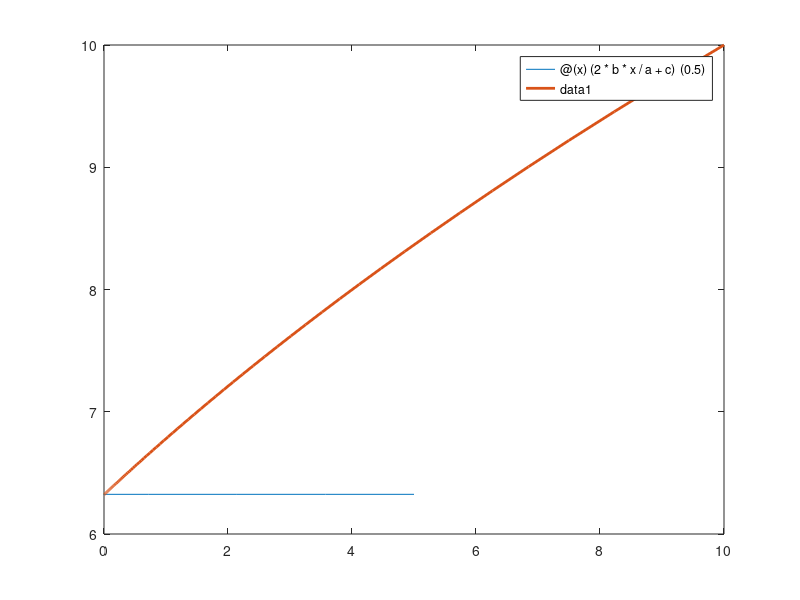

This chart was generated by the following MATLAB code:
close all;
clear;
a = 1;
b = 0;
c = 40;
d = 3;
e = 0;
fplot(@(x)(2*b*x/a+c)^(0.5));

%xlim([-2 10]);
%print('Graphof_Analytical_Solution','-dpng');
ode_RHS = @(t,y) [-a*y(1)*y(2)-b*y(1); -d*y(1) - e*y(2)];
T = 10;
N = 1000;
t = 0:T/N:T;
init_cond = [10 10];
figure(1);
f = @(x)(2*b*x/a+c).^(0.5);
x = 0:0.01:10;
hold on;
for i = 1:length(init_cond(:,1))
[tsoln,ysoln] = ode45(ode_RHS,t,init_cond(i,:));
plot(ysoln(:,1),ysoln(:,2),'LineWidth',2);
end
y = f(ysoln(:,1));
xlim([0 10]);
err = max(abs(ysoln(:,2)-y));
